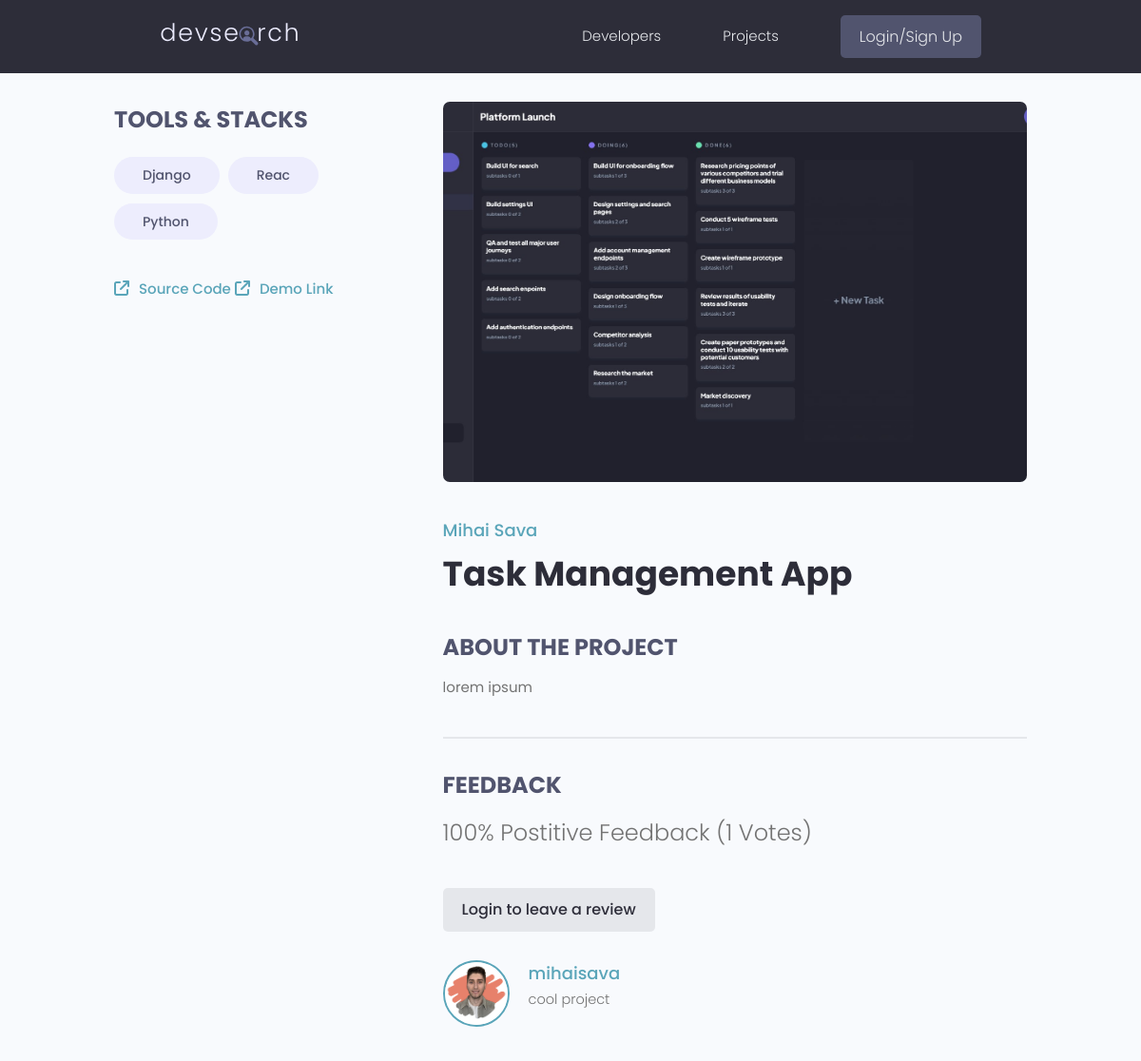
The page /projects/project/7a3c5f02-a041-4bc5-acb0-e46a24bb432a/ on the database its author committed.
### projects/models.py (models this page shows, shortened)
class Tag(models.Model):
    name = models.CharField(max_length=200)
    created = models.DateTimeField(auto_now_add=True)
    id = models.UUIDField(default=uuid.uuid4, unique=True,
                          primary_key=True, editable=False)

class Project(models.Model):
    owner = models.ForeignKey(
        Profile, null=True, blank=True, on_delete=models.CASCADE)
    title = models.CharField(max_length=200)
    description = models.TextField(null=True, blank=True)
    featured_imaged = models.ImageField(
        null=True, blank=True, default='default.jpg')
    demo_link = models.CharField(max_length=1000, null=True, blank=True)
    source_link = models.CharField(max_length=1000, null=True, blank=True)
    vote_total = models.IntegerField(default=0)
    vote_ratio = models.IntegerField(default=0)
    tags = models.ManyToManyField('Tag', blank=True)
    created = models.DateTimeField(auto_now_add=True)
    id = models.UUIDField(default=uuid.uuid4, unique=True,
                          primary_key=True, editable=False)
    class Meta:
        ordering = ['-vote_ratio', '-vote_total', 'title']
    @property
    def imageURL(self):
        try:
            img = self.featured_imaged
        except:
            img = ''
        return img
    @property
    def reviewers(self):
        queryset = self.review_set.all().values_list('owner__id', flat=True)
        return queryset

class Review(models.Model):
    VOTE_TYPE = (
        ('up', 'up'),
        ('down', 'down'),
    )
    owner = models.ForeignKey(
        Profile, on_delete=models.CASCADE, null=True, blank=True)
    project = models.ForeignKey(
        Project, on_delete=models.CASCADE, null=True, blank=True)
    body = models.TextField(null=True, blank=True)
    value = models.CharField(max_length=50, choices=VOTE_TYPE)
    created = models.DateTimeField(auto_now_add=True)
    id = models.UUIDField(default=uuid.uuid4, unique=True,
                          primary_key=True, editable=False)
    class Meta:
        unique_together = [['owner', 'project']]

### users/models.py (models this page shows, shortened)
class Profile(models.Model):
    user = models.OneToOneField(
        User, on_delete=models.CASCADE, null=True, blank=True)
    name = models.CharField(max_length=200, null=True, blank=True)
    email = models.EmailField(max_length=500, null=True, blank=True)
    username = models.CharField(max_length=200, null=True, blank=True)
    location = models.CharField(max_length=200, null=True, blank=True)
    short_intro = models.CharField(max_length=500, null=True, blank=True)
    bio = models.TextField(null=True, blank=True)
    profile_image = models.ImageField(
        null=True, blank=True, upload_to='profiles/', default='profiles/user-default.png')
    social_github = models.CharField(max_length=200, null=True, blank=True)
    social_twitter = models.CharField(max_length=200, null=True, blank=True)
    social_linkedin = models.CharField(max_length=200, null=True, blank=True)
    social_youtube = models.CharField(max_length=200, null=True, blank=True)
    social_website = models.CharField(max_length=200, null=True, blank=True)
    created = models.DateTimeField(auto_now_add=True)
    id = models.UUIDField(default=uuid.uuid4, unique=True,
                          primary_key=True, editable=False)
    def __str__(self):
        return str(self.username)
    class Meta:
        ordering = ['created']

### projects/views.py (the view, shortened to what this page needs)
# urls.py: path('project/<str:pk>/', views.singleProject, name='project'),
def singleProject(request, pk):
    project = Project.objects.get(id=pk)
    form = ReviewFrom()
    context = {'project': project, 'form': form}
    return render(request, 'projects/project-page.html', context)

### projects/templates/projects/project-page.html (shortened to what this page needs)
{% extends 'main.html' %}
{% block body %}
    <main class="singleProject my-md">
        <div class="container">
            <div class="layout">
                <div class="column column--1of3">
                    <h3 class="singleProject__subtitle">Tools & Stacks</h3>
                    <div class="singleProject__toolStack">
                        {% for tag in project.tags.all %}
                            <span class="tag tag--pill tag--sub tag--lg">
                            <small>{{ tag.name }}</small>
                            </span>
                        {% endfor %}
                    </div>
                    {% if project.source_link %}
                        <a class="singleProject__liveLink" href="{{project.source_link}}" target="_blank"><i class="fa-solid fa-arrow-up-right-from-square"></i>Source Code</a>
                    {% endif %}
                    {% if project.demo_link %}
                        <a class="singleProject__liveLink" href="{{project.demo_link}}" target="_blank"><i class="fa-solid fa-arrow-up-right-from-square"></i>Demo Link</a>
                    {% endif %}
                </div>
                <div class="column column--2of3">
                    <img class="singleProject__preview" src="{{project.imageURL.url}}" alt="portfolio thumbnail" />
                    <a href="{% url 'user-profile' project.owner.id %}" class="singleProject__developer">{{project.owner.name}}</a>
                    <h2 class="singleProject__title">{{ project.title }}</h2>
                    <h3 class="singleProject__subtitle">About the Project</h3>
                    <div class="singleProject__info">
                        {{ project.description|linebreaksbr }}
                    </div>
                    <div class="comments">
                        <h3 class="singleProject__subtitle">Feedback</h3>
                        <h5 class="project--rating">
                        {{ project.vote_ratio}}% Postitive Feedback ({{project.vote_total}} Votes)
                        </h5>
                        {% if request.user.profile.id in project.reviewers %}
                            <p>You have already submitted your reviews for this project</p>
                        {% elif request.user.profile == project.owner %}
                            <p></p>
                        {% else %}
                            <a href="{% url 'login' %}?next={{request.path}}" class="btn">Login to leave a review</a>
                        {% endif %}
                        <div class="commentList">
                            {% for review in project.review_set.all %}
                                {% if review.body %}
                                    <div class="comment">
                                        <a href="{% url 'user-profile' review.owner.id %}">
                                        <img class="avatar avatar--md"
                                            src="{{review.owner.profile_image.url}}" alt="user" />
                                        </a>
                                        <div class="comment__details">
                                            <a href="{% url 'user-profile' review.owner.id %}" class="comment__author">{{ review.owner }}</a>
                                            <p class="comment__info">
                                                {{ review.body|linebreaksbr }}
                                            </p>
                                        </div>
                                    </div>
                                {% endif %}
                            {% endfor %}
                        </div>
                    </div>
                </div>
            </div>
        </div>
    </main>
{% endblock %}

### static/styles/app.css (style rules this page uses)
:root { --color-sub: #2d2d39; }
img { width: 100%; }
.singleProject .column--1of3 { order: 2; }
@media screen and (min-width: 1081px) { .singleProject .column--1of3 { order: 1; } }
@media screen and (min-width: 1081px) { .singleProject .column--2of3 { order: 2; } }
.singleProject__toolStack { margin-top: 2rem; margin-bottom: 4rem; }
.singleProject__liveLink { font-weight: 500; transition: all 0.3s ease-in-out; border-bottom: 2px solid transparent; }
.singleProject__liveLink i { display: inline-block; font-size: 1.6rem; margin-right: 1rem; }
.singleProject__preview { height: 50vh; object-fit: cover; object-position: top center; margin-bottom: 3rem; border-radius: 0.7rem; }
.singleProject__developer { font-size: 1.8rem; font-weight: 500; }
.singleProject__title { font-size: 3.6rem; font-weight: 700; color: var(--color-sub); margin-bottom: 3rem; }
.project--rating { margin-bottom: 1.6em; margin-top: .5em; }
.singleProject__subtitle { text-transform: uppercase; font-size: 2.4rem; font-weight: 700; color: var(--color-sub-light); margin-bottom: 1rem; }
.comments { margin-top: 4rem; padding-top: 3rem; border-top: 2px solid var(--color-light); }
.commentList { margin: 3rem 0; }
.comment { display: flex; gap: 2rem; }
.comment__author { font-size: 1.8rem; }
.comment__info { font-size: 1.45rem; }

### static/uikit/styles/modules/_variables.css (style rules this page uses)
:root { --color-main: #5aa5b9; --color-main-light: #e6faff; --color-sub: #3f4156; --color-sub-light: #51546e; --color-sub-lighter: #ededfd; --color-text: #737373; --color-gray: #8b8b8b; --color-light: #e5e7eb; --color-light-gray: #767676; --color-bg: #f8fafd; --color-white: #fffefd; --color-white-light: #f3f3f3; --color-success: #359e64; --color-success-bg: #def8e8; --color-error: #fc4b0b; --color-error-bg: #fff2ee; --font-base: 'Poppins', arial, helvetica, 'Segoe UI', roboto, ubuntu, sans-serif; --font-monospace: 'Fira Code', 'Courier New', courier, monospace; --font-regular: 300; --font-medium: 500; --font-bold: 700; --generic-shadow: 1px 1px 5px #00000010; --generic-transition: all 0.3s ease-in-out; }

### static/uikit/styles/modules/_base.css (style rules this page uses)
* { margin: 0; padding: 0; box-sizing: border-box; text-rendering: optimizeLegibility; color: inherit; font-size: inherit; }
html { font-size: 50%; }
@media only screen and (min-width: 480px) { html { font-size: 56.25%; } }
@media only screen and (min-width: 1200px) { html { font-size: 62.5%; } }
body { line-height: 1.6; font-weight: 400; font-size: 1.5rem; color: var(--color-text); background-color: var(--color-bg); min-height: 100vh; }

### static/uikit/styles/modules/_typography.css (style rules this page uses)
* { font-family: var(--font-base); }
h2 { font-size: 3.6rem; font-weight: var(--font-bold); }
h3 { font-size: 3.2rem; font-weight: var(--font-medium); }
h5 { font-size: 2.4rem; font-weight: var(--font-medium); }
h5, h6 { font-weight: var(--font-regular); }
p, span, strong { font-size: 1.6rem; color: var(--color-text); font-weight: var(--font-regular); }
a { padding-bottom: 2px; text-decoration: none; display: inline-block; color: var(--color-main); font-weight: var(--font-medium); }

### static/uikit/styles/modules/_utilities.css (style rules this page uses)
.container { width: 92%; max-width: 165rem; margin: 0 auto; box-sizing: border-box; }
@media screen and (min-width: 1000px) { .container { width: 90%; } }
@media screen and (min-width: 1200px) { .container { width: 80%; } }
.my-md { margin: 3rem auto; }

### static/uikit/styles/modules/_avatar.css (style rules this page uses)
.avatar { border-radius: 50%; border: 2px solid var(--color-main); object-fit: cover; }
.avatar--md { height: 7rem; width: 7rem; }

### static/uikit/styles/modules/_button.css (style rules this page uses)
.btn { display: inline-block; position: relative; cursor: pointer; background-color: var(--color-light); font-weight: var(--font-medium); color: var(--color-sub); text-decoration: none; padding: 1rem 2rem; border-radius: 0.5rem; border: none; width: -webkit-fit-content; width: -moz-fit-content; width: fit-content; height: -webkit-fit-content; height: -moz-fit-content; height: fit-content; font-size: 1.6rem; outline-width: 0; outline-color: transparent; -webkit-backface-visibility: hidden; backface-visibility: hidden; transition: all 0.3s ease-in-out; }

### static/uikit/styles/modules/_layout.css (style rules this page uses)
.layout { display: flex; flex-flow: row wrap; justify-content: space-between; }
.layout > .column { margin-bottom: 3rem; }
.layout > .column.column--1of3 { flex-basis: 30%; }
.layout > .column.column--2of3 { flex-basis: 64%; }

### rows shown on the page
Tag: name "Django"
Tag: name "Reac"
Tag: name "Python"
Project: imageURL (picture), owner.name "Mihai Sava", title "Task Management App", description "lorem ipsum", vote_ratio "100", vote_total "1"
Review: owner.profile_image (picture), owner "mihaisava", body "cool project"
